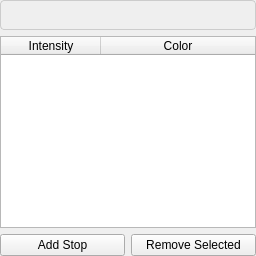
                   <widget class="QWidget" name="dynamic_intensityColorGradientControl">
                    <layout class="QGridLayout" name="gridLayout_18">
                     <property name="leftMargin">
                      <number>0</number>
                     </property>
                     <property name="topMargin">
                      <number>0</number>
                     </property>
                     <property name="rightMargin">
                      <number>0</number>
                     </property>
                     <property name="bottomMargin">
                      <number>0</number>
                     </property>
                     <item row="2" column="0">
                      <widget class="QPushButton" name="dynamic_btn_addStop">
                       <property name="text">
                        <string>Add Stop</string>
                       </property>
                      </widget>
                     </item>
                     <item row="2" column="1">
                      <widget class="QPushButton" name="dynamic_btn_removeStop">
                       <property name="text">
                        <string>Remove Selected</string>
                       </property>
                      </widget>
                     </item>
                     <item row="1" column="0" colspan="2">
                      <widget class="QTableWidget" name="dynamic_table_colorStops">
                       <property name="dragEnabled">
                        <bool>true</bool>
                       </property>
                       <property name="alternatingRowColors">
                        <bool>true</bool>
                       </property>
                       <property name="selectionMode">
                        <enum>QAbstractItemView::SelectionMode::SingleSelection</enum>
                       </property>
                       <property name="selectionBehavior">
                        <enum>QAbstractItemView::SelectionBehavior::SelectRows</enum>
                       </property>
                       <property name="columnCount">
                        <number>2</number>
                       </property>
                       <attribute name="horizontalHeaderShowSortIndicator" stdset="0">
                        <bool>false</bool>
                       </attribute>
                       <attribute name="horizontalHeaderStretchLastSection">
                        <bool>true</bool>
                       </attribute>
                       <attribute name="verticalHeaderStretchLastSection">
                        <bool>false</bool>
                       </attribute>
                       <column>
                        <property name="text">
                         <string>Intensity</string>
                        </property>
                       </column>
                       <column>
                        <property name="text">
                         <string>Color</string>
                        </property>
                       </column>
                      </widget>
                     </item>
                     <item row="0" column="0" colspan="2">
                      <widget class="QLabel" name="dynamic_label_gradientPreview">
                       <property name="sizePolicy">
                        <sizepolicy hsizetype="Expanding" vsizetype="Fixed">
                         <horstretch>0</horstretch>
                         <verstretch>0</verstretch>
                        </sizepolicy>
                       </property>
                       <property name="minimumSize">
                        <size>
                         <width>40</width>
                         <height>30</height>
                        </size>
                       </property>
                       <property name="styleSheet">
                        <string notr="true">border: 1px solid #ccc;
    border-radius: 4px;</string>
                       </property>
                       <property name="text">
                        <string/>
                       </property>
                      </widget>
                     </item>
                    </layout>
                   </widget>
